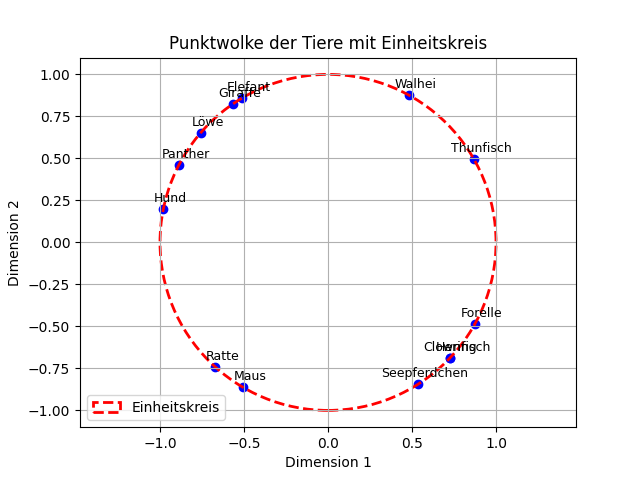

Reproduce this figure in Python.
import matplotlib.pyplot as plt
from matplotlib.patches import Circle
from animal import Animal
from matplotlib import pyplot
import math


def get_mean_vector(animals: list[Animal]) -> [float, float]:
    mean = [0, 0]
    for animal in animals:
        mean[0] += animal.vector()[0]
        mean[1] += animal.vector()[1]

    return [mean[0] / len(animals), mean[1] / len(animals)]


def normalize_vector(vector) -> [float, float]:
    length = math.sqrt(vector[0] ** 2 + vector[1] ** 2)
    return [vector[0] / length, vector[1] / length]

def animal_plot_vectors(all_animals: list[Animal]) -> list[[float, float]]:
    vectors = []
    mean_vector = get_mean_vector(all_animals)

    for animal in all_animals:
        centralized_vector = [animal.vector()[0] - mean_vector[0], animal.vector()[1] - mean_vector[1]]
        plot_vector = normalize_vector(centralized_vector)
        vectors.append(plot_vector)

    return vectors

def plot(animals: list[Animal]):
    fig, ax = pyplot.subplots()
    all_vectors = animal_plot_vectors(animals)
    x_values, y_values = zip(*all_vectors)
    ax.scatter(x_values, y_values, color='blue')

    for i in range(0, len(animals)):
        ax.annotate(animals[i].name,
                    xy=(x_values[i], y_values[i]),
                    textcoords='offset points',
                    ha='center',
                    fontsize=9,
                    xytext=(5,5))
    unit_circle = Circle((0,0), 1, edgecolor='red', facecolor='none', linestyle='--', linewidth=2, label='Einheitskreis')
    ax.add_patch(unit_circle)

    ax.set_xlabel('Dimension 1')
    ax.set_ylabel('Dimension 2')
    ax.set_title('Punktwolke der Tiere mit Einheitskreis')
    ax.grid(True)

    ax.set_aspect('equal', adjustable='datalim')
    plt.legend()
    #plt.savefig('animal_plot.png')
    plt.show()
